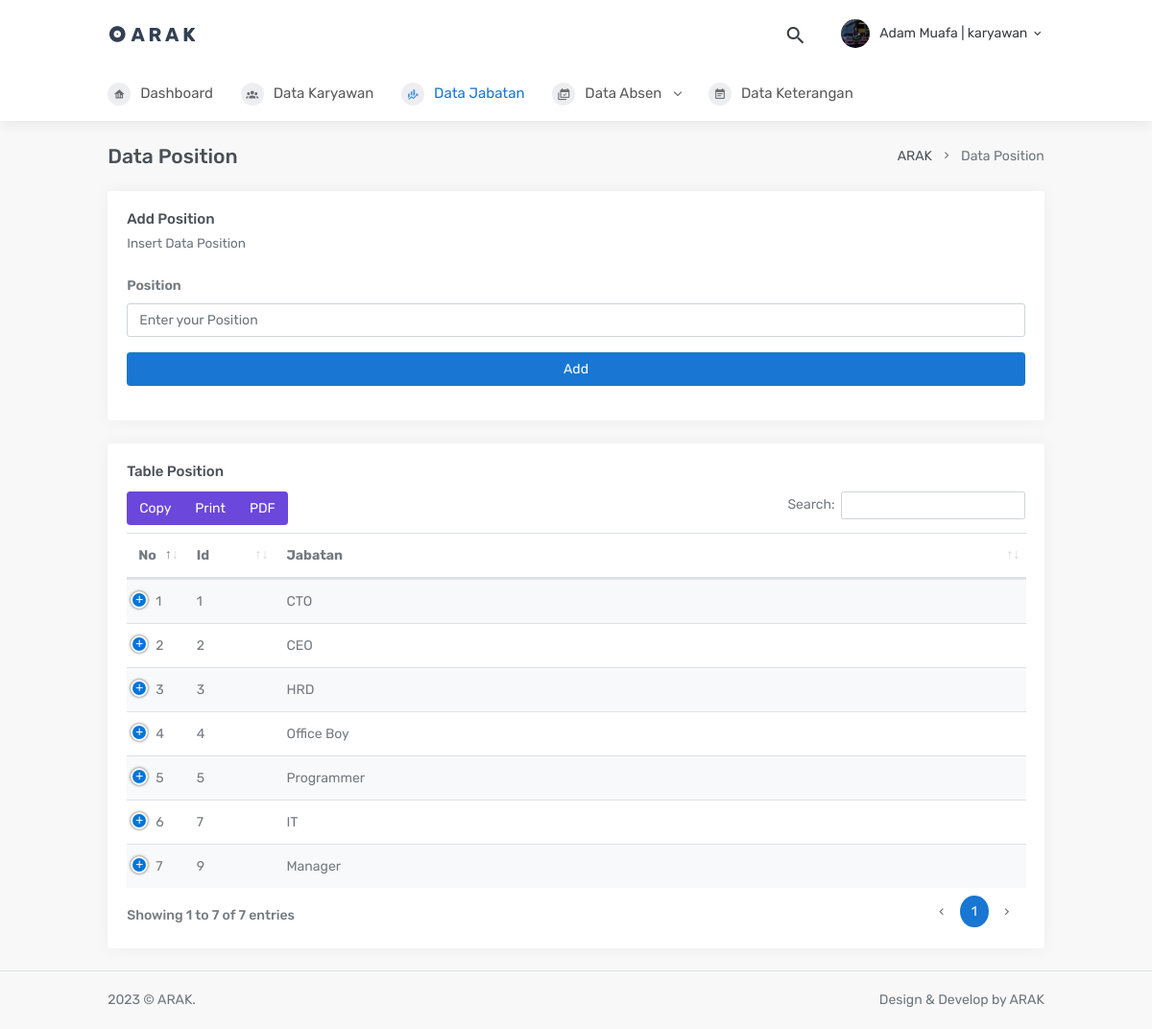
Screenshot of /add/addjabatan.php (signed in) with the database file from the repository.
### tables this page shows
CREATE TABLE `jabatan` (
  `id` int NOT NULL,
  `jabatan_karyawan` varchar(50) NOT NULL
);

### add/addjabatan.php (the view, shortened to what this page needs)
<!DOCTYPE html>
<html lang="en">
<?php
        $username = $_SESSION['username'];
        $level = $_SESSION['level'];
    ?>
    <head>
        <link href="../template/Admin/horizontal/assets/css/bootstrap.min.css" rel="stylesheet" type="text/css" />
        <link href="../template/Admin/horizontal/assets/css/icons.min.css" rel="stylesheet" type="text/css" />
        <link href="../template/Admin/horizontal/assets/css/theme.min.css" rel="stylesheet" type="text/css" />
        <link href="../template/Admin/plugins/datatables/dataTables.bootstrap4.css" rel="stylesheet" type="text/css" />
        <link href="../template/Admin/plugins/datatables/responsive.bootstrap4.css" rel="stylesheet" type="text/css" />
        <link href="../template/Admin/plugins/datatables/buttons.bootstrap4.css" rel="stylesheet" type="text/css" />
        <link href="../template/Admin/plugins/datatables/select.bootstrap4.css" rel="stylesheet" type="text/css" />
    </head>
<body>
        <div id="layout-wrapper">
            <div class="main-content">
                <header id="page-topbar">
                    <div class="navbar-header">
                        <div class="navbar-brand-box d-flex align-items-left">
                            <a href="index.html" class="logo">
                                <i class="mdi mdi-album"></i>
                                <span>
                                    A R A K
                                </span>
                            </a>
                        </div>
                        <div class="d-flex align-items-center">
                            <div class="dropdown d-inline-block ml-2">
                                <button type="button" class="btn header-item noti-icon waves-effect waves-light" id="page-header-search-dropdown"
                                    data-toggle="dropdown" aria-haspopup="true" aria-expanded="false">
                                    <i class="mdi mdi-magnify"></i>
                                </button>
                            </div>
                            <div class="dropdown d-inline-block ml-2">
                                <button type="button" class="btn header-item waves-effect waves-light"
                                    data-toggle="dropdown" aria-haspopup="true" aria-expanded="false">
                                    <img class="rounded-circle header-profile-user" src="../img/1.jpg"
                                        alt="Header Avatar">
                                    <span class="d-none d-sm-inline-block ml-1"><?php  echo $username.' | '. $level;?></span>
                                    <i class="mdi mdi-chevron-down d-none d-sm-inline-block"></i>
                                </button>
                            </div>
                        </div>
                    </div>
                </header>
                <div class="topnav">
                    <div class="container-fluid">
                        <nav class="navbar navbar-light navbar-expand-lg topnav-menu">
                            <div class="collapse navbar-collapse" id="topnav-menu-content">
                                <ul class="navbar-nav">
                                <li class="nav-item">
                                        <a class="nav-link" href="../page/dashboard.php">
                                            <i class="mdi mdi-home-analytics"></i>Dashboard
                                        </a>
                                    </li>
                                    <li class="nav-item dropdown">
                                        <a class="nav-link" href="../add/addkaryawan.php" aria-haspopup="true" aria-expanded="false">
                                            <i class="mdi mdi-account-group"></i>Data Karyawan
                                        </a>
                                    </li>
                                    <li class="nav-item dropdown">
                                        <a class="nav-link active" href="../add/addjabatan.php" aria-haspopup="true" aria-expanded="false">
                                            <i class="mdi mdi-finance"></i>Data Jabatan
                                        </a>
                                    </li>
                                    <li class="nav-item dropdown">
                                        <a class="nav-link dropdown-toggle arrow-none" href="addabsen.php" id="topnav-pages" role="button" data-toggle="dropdown" aria-haspopup="true" aria-expanded="false">
                                            <i class="mdi mdi-calendar-multiple-check"></i>Data Absen <div class="arrow-down"></div>
                                        </a>
                                    </li>
                                    <li class="nav-item dropdown">
                                        <a class="nav-link" href="#" aria-haspopup="true" aria-expanded="false">
                                            <i class="mdi mdi-calendar-text"></i>Data Keterangan
                                        </a>
                                    </li>
                                </ul>
                            </div>
                        </nav>
                    </div>
                </div>
                <div class="page-content">
                    <div class="container-fluid">
                        <div class="row">
                            <div class="col-12">
                                <div class="page-title-box d-flex align-items-center justify-content-between">
                                    <h4 class="mb-0 font-size-100">Data Position</h4>
                                    <div class="page-title-right">
                                        <ol class="breadcrumb m-0">
                                            <li class="breadcrumb-item"><a href="javascript: void(0);">ARAK</a></li>
                                            <li class="breadcrumb-item active">Data Position</li>
                                        </ol>
                                    </div>
                                </div>
                            </div>
                        </div>
                        <div class="card">
                                    <div class="card-body">
                                        <h4 class="card-title">Add Position</h4>
                                        <p class="card-subtitle mb-4">Insert Data Position</p>
                                        <form method="POST" action="addjabatan.php">
                                        <div class="form-group" method="POST">
                                            <div class="form-group">
                                                <label>Position</label>
                                                <input type="text" class="form-control" pattern="[A-Za-z]{3}" placeholder="Enter your Position" name="jabatan" required>
                                            </div>
                                            <input class="btn btn-primary btn-block" type="submit" value="Add" name="addjabatan">
                                        </form>
                                    </div>
                                </div>
                        </div>
                        <div class="row">
                        <div class="col-12">
                            <div class="card">
                                <div class="card-body">
                                    <h4 class="card-title">Table Position</h4>
                                    <table id="datatable-buttons" class="table table-striped dt-responsive nowrap">
                                        <thead>
                                            <tr>
                                                <th>No</th>
                                                <th>Id</th>
                                                <th>Jabatan</th>
                                            </tr>
                                        </thead>
                                        <tbody>
                                        <?php
                                            include_once("../Configure/connection.php");
                                            $i = 0;
                                            $query = mysqli_query($db, "select * from jabatan");
                                            while($datajabatan = mysqli_fetch_array($query)) {
                                            $i++;
                                        ?>
                                            <tr>
                                                <td width="5%"><?php echo $i;?></td>
                                                <td width="10%"><?php echo $datajabatan['id'];?></td>
                                                <td><?php echo $datajabatan['jabatan_karyawan'];?></td>
                                                </div>
                                            </div>
                                            <?php }?>
                <footer class="footer">
                    <div class="container-fluid">
                        <div class="row">
                            <div class="col-md-6">
                                <div class="text-center text-lg-left">
                                    2023 © ARAK.
                                </div>
                            </div>
                            <div class="col-md-6">
                                <div class="text-right d-none d-lg-block">
                                    Design & Develop by ARAK
                                </div>
                            </div>
                        </div>
                    </div>
                </footer>
    </body>
</html>

### rows the page displays
jabatan: id "1", jabatan_karyawan "CTO"
jabatan: id "2", jabatan_karyawan "CEO"
jabatan: id "3", jabatan_karyawan "HRD"
jabatan: id "4", jabatan_karyawan "Office Boy"
jabatan: id "5", jabatan_karyawan "Programmer"
jabatan: id "7", jabatan_karyawan "IT"
jabatan: id "9", jabatan_karyawan "Manager"

### other values shown
$username "Adam Muafa"
$level "karyawan"
